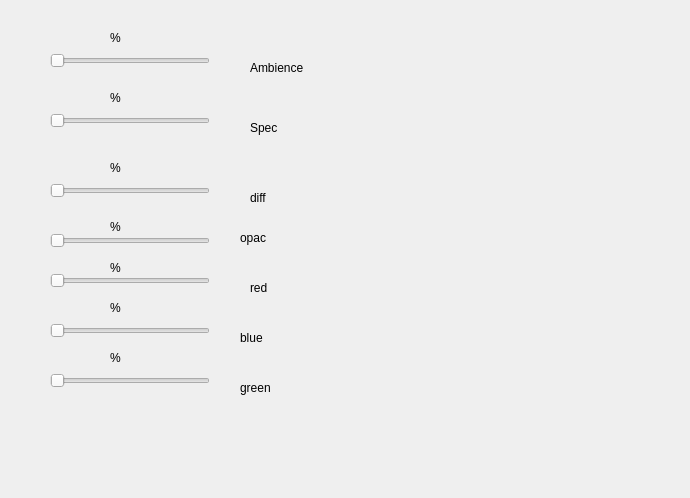
<?xml version="1.0" encoding="UTF-8"?>
<ui version="4.0">
 <class>Sliders</class>
 <widget class="QWidget" name="Sliders">
  <property name="geometry">
   <rect>
    <x>0</x>
    <y>0</y>
    <width>690</width>
    <height>498</height>
   </rect>
  </property>
  <property name="windowTitle">
   <string>Form</string>
  </property>
  <widget class="QSlider" name="AmbientSlider">
   <property name="geometry">
    <rect>
     <x>50</x>
     <y>50</y>
     <width>160</width>
     <height>22</height>
    </rect>
   </property>
   <property name="mouseTracking">
    <bool>false</bool>
   </property>
   <property name="maximum">
    <number>100</number>
   </property>
   <property name="pageStep">
    <number>1</number>
   </property>
   <property name="orientation">
    <enum>Qt::Horizontal</enum>
   </property>
  </widget>
  <widget class="QLabel" name="ambience_label">
   <property name="geometry">
    <rect>
     <x>110</x>
     <y>30</y>
     <width>55</width>
     <height>16</height>
    </rect>
   </property>
   <property name="text">
    <string>%</string>
   </property>
  </widget>
  <widget class="QLabel" name="spec_laber">
   <property name="geometry">
    <rect>
     <x>110</x>
     <y>90</y>
     <width>55</width>
     <height>16</height>
    </rect>
   </property>
   <property name="text">
    <string>%</string>
   </property>
  </widget>
  <widget class="QSlider" name="SpecSlider">
   <property name="geometry">
    <rect>
     <x>50</x>
     <y>110</y>
     <width>160</width>
     <height>22</height>
    </rect>
   </property>
   <property name="mouseTracking">
    <bool>false</bool>
   </property>
   <property name="maximum">
    <number>100</number>
   </property>
   <property name="pageStep">
    <number>1</number>
   </property>
   <property name="orientation">
    <enum>Qt::Horizontal</enum>
   </property>
  </widget>
  <widget class="QLabel" name="red_laber">
   <property name="geometry">
    <rect>
     <x>110</x>
     <y>260</y>
     <width>55</width>
     <height>16</height>
    </rect>
   </property>
   <property name="text">
    <string>%</string>
   </property>
  </widget>
  <widget class="QSlider" name="RedSlider">
   <property name="geometry">
    <rect>
     <x>50</x>
     <y>270</y>
     <width>160</width>
     <height>22</height>
    </rect>
   </property>
   <property name="mouseTracking">
    <bool>false</bool>
   </property>
   <property name="maximum">
    <number>100</number>
   </property>
   <property name="pageStep">
    <number>1</number>
   </property>
   <property name="orientation">
    <enum>Qt::Horizontal</enum>
   </property>
  </widget>
  <widget class="QLabel" name="opac_laber">
   <property name="geometry">
    <rect>
     <x>110</x>
     <y>219</y>
     <width>55</width>
     <height>16</height>
    </rect>
   </property>
   <property name="text">
    <string>%</string>
   </property>
  </widget>
  <widget class="QSlider" name="OpacSlider">
   <property name="geometry">
    <rect>
     <x>50</x>
     <y>230</y>
     <width>160</width>
     <height>21</height>
    </rect>
   </property>
   <property name="mouseTracking">
    <bool>false</bool>
   </property>
   <property name="maximum">
    <number>100</number>
   </property>
   <property name="pageStep">
    <number>1</number>
   </property>
   <property name="orientation">
    <enum>Qt::Horizontal</enum>
   </property>
  </widget>
  <widget class="QLabel" name="spec_label">
   <property name="geometry">
    <rect>
     <x>110</x>
     <y>160</y>
     <width>55</width>
     <height>16</height>
    </rect>
   </property>
   <property name="text">
    <string>%</string>
   </property>
  </widget>
  <widget class="QSlider" name="DiffSlider">
   <property name="geometry">
    <rect>
     <x>50</x>
     <y>180</y>
     <width>160</width>
     <height>22</height>
    </rect>
   </property>
   <property name="mouseTracking">
    <bool>false</bool>
   </property>
   <property name="maximum">
    <number>100</number>
   </property>
   <property name="pageStep">
    <number>1</number>
   </property>
   <property name="orientation">
    <enum>Qt::Horizontal</enum>
   </property>
  </widget>
  <widget class="QLabel" name="blue_label">
   <property name="geometry">
    <rect>
     <x>110</x>
     <y>300</y>
     <width>55</width>
     <height>16</height>
    </rect>
   </property>
   <property name="text">
    <string>%</string>
   </property>
  </widget>
  <widget class="QSlider" name="BlueSLider">
   <property name="geometry">
    <rect>
     <x>50</x>
     <y>320</y>
     <width>160</width>
     <height>22</height>
    </rect>
   </property>
   <property name="mouseTracking">
    <bool>false</bool>
   </property>
   <property name="maximum">
    <number>100</number>
   </property>
   <property name="pageStep">
    <number>1</number>
   </property>
   <property name="orientation">
    <enum>Qt::Horizontal</enum>
   </property>
  </widget>
  <widget class="QLabel" name="green_label">
   <property name="geometry">
    <rect>
     <x>110</x>
     <y>350</y>
     <width>55</width>
     <height>16</height>
    </rect>
   </property>
   <property name="text">
    <string>%</string>
   </property>
  </widget>
  <widget class="QSlider" name="GreenSlider">
   <property name="geometry">
    <rect>
     <x>50</x>
     <y>370</y>
     <width>160</width>
     <height>22</height>
    </rect>
   </property>
   <property name="mouseTracking">
    <bool>false</bool>
   </property>
   <property name="maximum">
    <number>100</number>
   </property>
   <property name="pageStep">
    <number>1</number>
   </property>
   <property name="orientation">
    <enum>Qt::Horizontal</enum>
   </property>
  </widget>
  <widget class="QLabel" name="ambience_label_2">
   <property name="geometry">
    <rect>
     <x>250</x>
     <y>60</y>
     <width>55</width>
     <height>16</height>
    </rect>
   </property>
   <property name="text">
    <string>Ambience</string>
   </property>
  </widget>
  <widget class="QLabel" name="spec_laber_2">
   <property name="geometry">
    <rect>
     <x>250</x>
     <y>120</y>
     <width>55</width>
     <height>16</height>
    </rect>
   </property>
   <property name="text">
    <string>Spec</string>
   </property>
  </widget>
  <widget class="QLabel" name="spec_label_2">
   <property name="geometry">
    <rect>
     <x>250</x>
     <y>190</y>
     <width>55</width>
     <height>16</height>
    </rect>
   </property>
   <property name="text">
    <string>diff</string>
   </property>
  </widget>
  <widget class="QLabel" name="opac_laber_2">
   <property name="geometry">
    <rect>
     <x>240</x>
     <y>230</y>
     <width>55</width>
     <height>16</height>
    </rect>
   </property>
   <property name="text">
    <string>opac</string>
   </property>
  </widget>
  <widget class="QLabel" name="red_laber_2">
   <property name="geometry">
    <rect>
     <x>250</x>
     <y>280</y>
     <width>55</width>
     <height>16</height>
    </rect>
   </property>
   <property name="text">
    <string>red</string>
   </property>
  </widget>
  <widget class="QLabel" name="blue_label_2">
   <property name="geometry">
    <rect>
     <x>240</x>
     <y>330</y>
     <width>55</width>
     <height>16</height>
    </rect>
   </property>
   <property name="text">
    <string>blue</string>
   </property>
  </widget>
  <widget class="QLabel" name="green_label_2">
   <property name="geometry">
    <rect>
     <x>240</x>
     <y>380</y>
     <width>55</width>
     <height>16</height>
    </rect>
   </property>
   <property name="text">
    <string>green</string>
   </property>
  </widget>
 </widget>
 <resources/>
 <connections/>
</ui>
